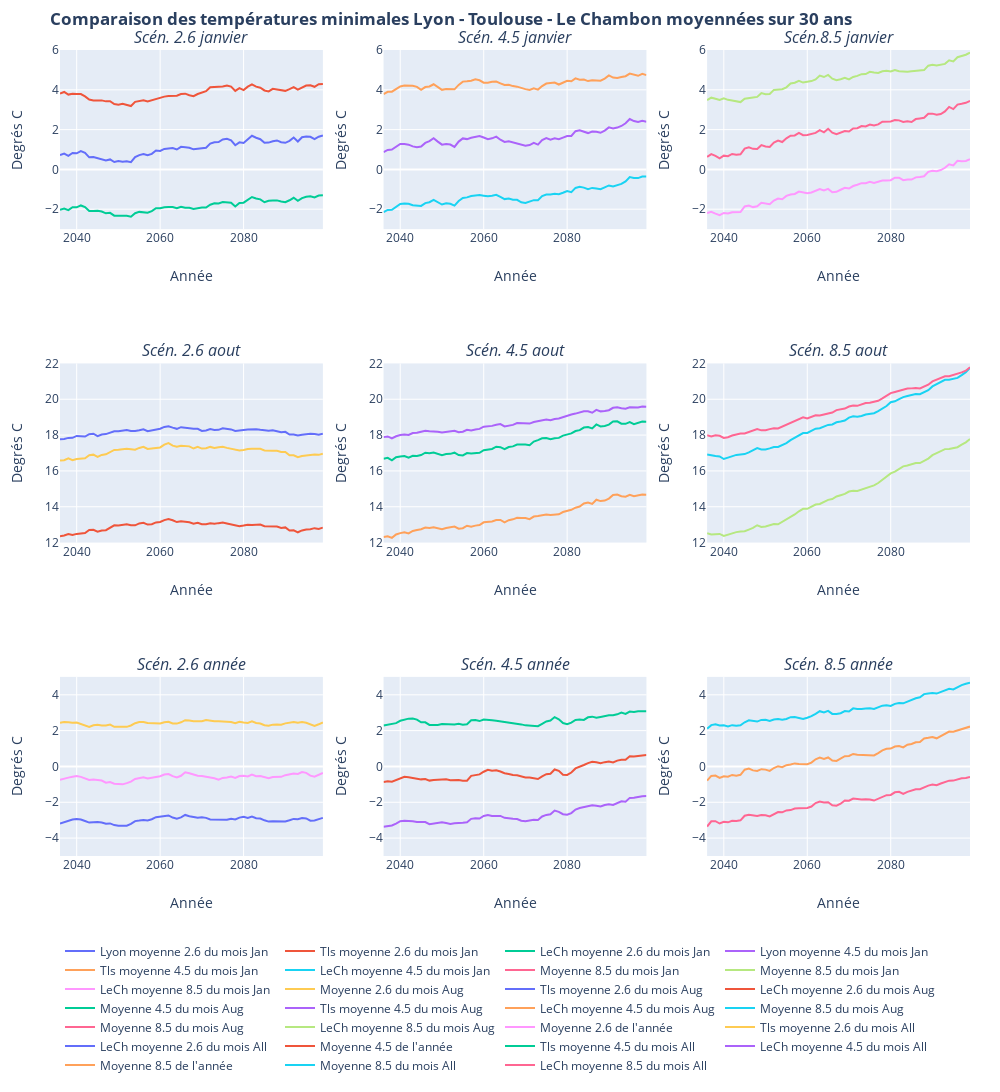

The cell this chart's notebook holds for it:
### Code cell
q = 0
traceL26_0 = go.Scatter(
    x = Lyon_year[firstPlotYear:lastPlotYear],
    y = moymAreaInterval_Lyon_26[q,:],
    name ='Lyon moyenne 2.6 du mois %s'%Lyon_month[calcMonth[q]]
)
traceT26_0 = go.Scatter(
    x = Tlse_year[firstPlotYear:lastPlotYear],
    y = moymAreaInterval_Tlse_26[q,:],
    name ='Tls moyenne 2.6 du mois %s'%Tlse_month[calcMonth[q]]
)
traceC26_0 = go.Scatter(
    x = LeCh_year[firstPlotYear:lastPlotYear],
    y = moymAreaInterval_LeCh_26[q,:],
    name ='LeCh moyenne 2.6 du mois %s'%LeCh_month[calcMonth[q]]
)


traceL45_0 = go.Scatter(
    x = Lyon_year[firstPlotYear:lastPlotYear],
    y = moymAreaInterval_Lyon_45[q,:],
    name ='Lyon moyenne 4.5 du mois %s'%Lyon_month[calcMonth[q]]
)
traceT45_0 = go.Scatter(
    x = Tlse_year[firstPlotYear:lastPlotYear],
    y = moymAreaInterval_Tlse_45[q,:],
    name ='Tls moyenne 4.5 du mois %s'%Tlse_month[calcMonth[q]]
)
traceC45_0 = go.Scatter(
    x = LeCh_year[firstPlotYear:lastPlotYear],
    y = moymAreaInterval_LeCh_45[q,:],
    name ='LeCh moyenne 4.5 du mois %s'%LeCh_month[calcMonth[q]]
)


traceL85_0 = go.Scatter(
    x = Lyon_year[firstPlotYear:lastPlotYear],
    y = moymAreaInterval_Lyon_85[q,:],
    name ='Moyenne 8.5 du mois %s'%Lyon_month[calcMonth[q]]
)
traceT85_0 = go.Scatter(
    x = Tlse_year[firstPlotYear:lastPlotYear],
    y = moymAreaInterval_Tlse_85[q,:],
    name ='Moyenne 8.5 du mois %s'%Tlse_month[calcMonth[q]]
)
traceC85_0 = go.Scatter(
    x = Tlse_year[firstPlotYear:lastPlotYear],
    y = moymAreaInterval_LeCh_85[q,:],
    name ='LeCh moyenne 8.5 du mois %s'%LeCh_month[calcMonth[q]]
)


q = 1
traceL26_1 = go.Scatter(
    x = Lyon_year[firstPlotYear:lastPlotYear],
    y = moymAreaInterval_Lyon_26[q,:],
    name ='Moyenne 2.6 du mois %s'%Lyon_month[calcMonth[q]]
)
traceT26_1 = go.Scatter(
    x = Tlse_year[firstPlotYear:lastPlotYear],
    y = moymAreaInterval_Tlse_26[q,:],
    name ='Tls moyenne 2.6 du mois %s'%Tlse_month[calcMonth[q]]
)
traceC26_1 = go.Scatter(
    x = LeCh_year[firstPlotYear:lastPlotYear],
    y = moymAreaInterval_LeCh_26[q,:],
    name ='LeCh moyenne 2.6 du mois %s'%LeCh_month[calcMonth[q]]
)

traceL45_1 = go.Scatter(
    x = Lyon_year[firstPlotYear:lastPlotYear],
    y = moymAreaInterval_Lyon_45[q,:],
    name ='Moyenne 4.5 du mois %s'%Lyon_month[calcMonth[q]]
)
traceT45_1 = go.Scatter(
    x = Tlse_year[firstPlotYear:lastPlotYear],
    y = moymAreaInterval_Tlse_45[q,:],
    name ='Tls moyenne 4.5 du mois %s'%Tlse_month[calcMonth[q]]
)
traceC45_1 = go.Scatter(
    x = LeCh_year[firstPlotYear:lastPlotYear],
    y = moymAreaInterval_LeCh_45[q,:],
    name ='LeCh moyenne 4.5 du mois %s'%LeCh_month[calcMonth[q]]
)

traceL85_1 = go.Scatter(
    x = Lyon_year[firstPlotYear:lastPlotYear],
    y = moymAreaInterval_Lyon_85[q,:],
    name ='Moyenne 8.5 du mois %s'%Lyon_month[calcMonth[q]]
)
traceT85_1 = go.Scatter(
    x = Tlse_year[firstPlotYear:lastPlotYear],
    y = moymAreaInterval_Tlse_85[q,:],
    name ='Moyenne 8.5 du mois %s'%Tlse_month[calcMonth[q]]
)
traceC85_1 = go.Scatter(
    x = Tlse_year[firstPlotYear:lastPlotYear],
    y = moymAreaInterval_LeCh_85[q,:],
    name ='LeCh moyenne 8.5 du mois %s'%LeCh_month[calcMonth[q]]
)

q = 2
traceL26_2 = go.Scatter(
    x = Lyon_year[firstPlotYear:lastPlotYear],
    y = moymAreaInterval_Lyon_26[q,:],
    name ="Moyenne 2.6 de l'année"
)
traceT26_2 = go.Scatter(
    x = Tlse_year[firstPlotYear:lastPlotYear],
    y = moymAreaInterval_Tlse_26[q,:],
    name ='Tls moyenne 2.6 du mois %s'%Tlse_month[calcMonth[q]]
)
traceC26_2 = go.Scatter(
    x = LeCh_year[firstPlotYear:lastPlotYear],
    y = moymAreaInterval_LeCh_26[q,:],
    name ='LeCh moyenne 2.6 du mois %s'%LeCh_month[calcMonth[q]]
)

traceL45_2 = go.Scatter(
    x = Lyon_year[firstPlotYear:lastPlotYear],
    y = moymAreaInterval_Lyon_45[q,:],
    name ="Moyenne 4.5 de l'année"
)
traceT45_2 = go.Scatter(
    x = Tlse_year[firstPlotYear:lastPlotYear],
    y = moymAreaInterval_Tlse_45[q,:],
    name ='Tls moyenne 4.5 du mois %s'%Tlse_month[calcMonth[q]]
)
traceC45_2 = go.Scatter(
    x = LeCh_year[firstPlotYear:lastPlotYear],
    y = moymAreaInterval_LeCh_45[q,:],
    name ='LeCh moyenne 4.5 du mois %s'%LeCh_month[calcMonth[q]]
)

traceL85_2 = go.Scatter(
    x = Lyon_year[firstPlotYear:lastPlotYear],
    y = moymAreaInterval_Lyon_85[q,:],
    name ="Moyenne 8.5 de l'année"
)
traceT85_2 = go.Scatter(
    x = Tlse_year[firstPlotYear:lastPlotYear],
    y = moymAreaInterval_Tlse_85[q,:],
    name ='Moyenne 8.5 du mois %s'%Tlse_month[calcMonth[q]]
)
traceC85_2 = go.Scatter(
    x = Tlse_year[firstPlotYear:lastPlotYear],
    y = moymAreaInterval_LeCh_85[q,:],
    name ='LeCh moyenne 8.5 du mois %s'%LeCh_month[calcMonth[q]]
)

fig = subplots.make_subplots(rows=3, 
                          cols=3, 
                          subplot_titles=("<i>Scén. 2.6 janvier</i>","<i>Scén. 4.5 janvier</i>","<i>Scén.8.5 janvier</i>",
                                         "<i>Scén. 2.6 aout</i>","<i>Scén. 4.5 aout</i>","<i>Scén. 8.5 aout</i>",
                                        "<i>Scén. 2.6 année</i>","<i>Scén. 4.5 année</i>","<i>Scén. 8.5 année</i>", ))

fig.append_trace(traceL26_0, 1, 1)
fig.append_trace(traceT26_0, 1, 1)
fig.append_trace(traceC26_0, 1, 1)
fig.append_trace(traceL45_0, 1, 2)
fig.append_trace(traceT45_0, 1, 2)
fig.append_trace(traceC45_0, 1, 2)
fig.append_trace(traceL85_0, 1, 3)
fig.append_trace(traceT85_0, 1, 3)
fig.append_trace(traceC85_0, 1, 3)
fig.append_trace(traceL26_1, 2, 1)
fig.append_trace(traceT26_1, 2, 1)
fig.append_trace(traceC26_1, 2, 1)
fig.append_trace(traceL45_1, 2, 2)
fig.append_trace(traceT45_1, 2, 2)
fig.append_trace(traceC45_1, 2, 2)
fig.append_trace(traceL85_1, 2, 3)
fig.append_trace(traceT85_1, 2, 3)
fig.append_trace(traceC85_1, 2, 3)
fig.append_trace(traceL26_2, 3, 1)
fig.append_trace(traceT26_2, 3, 1)
fig.append_trace(traceC26_2, 3, 1)
fig.append_trace(traceL45_2, 3, 2)
fig.append_trace(traceT45_2, 3, 2)
fig.append_trace(traceC45_2, 3, 2)
fig.append_trace(traceL85_2, 3, 3)
fig.append_trace(traceT85_2, 3, 3)
fig.append_trace(traceC85_2, 3, 3)

fig.update_xaxes(title_text="Année", row=1, col=1)
fig.update_xaxes(title_text="Année", row=1, col=2)
fig.update_xaxes(title_text="Année", row=1, col=3)
fig.update_xaxes(title_text="Année", row=2, col=1)
fig.update_xaxes(title_text="Année", row=2, col=2)
fig.update_xaxes(title_text="Année", row=2, col=3)
fig.update_xaxes(title_text="Année", row=3, col=1)
fig.update_xaxes(title_text="Année", row=3, col=2)
fig.update_xaxes(title_text="Année", row=3, col=3)

fig.update_yaxes(title_text="Degrés C", range=[-3, 6], row=1, col=1)
fig.update_yaxes(title_text="Degrés C", range=[-3, 6], row=1, col=2)
fig.update_yaxes(title_text="Degrés C", range=[-3, 6], row=1, col=3)
fig.update_yaxes(title_text="Degrés C", range=[12, 22], row=2, col=1)
fig.update_yaxes(title_text="Degrés C", range=[12, 22], row=2, col=2)
fig.update_yaxes(title_text="Degrés C", range=[12, 22], row=2, col=3)
fig.update_yaxes(title_text="Degrés C", range=[-5, 5], row=3, col=1)
fig.update_yaxes(title_text="Degrés C", range=[-5, 5], row=3, col=2)
fig.update_yaxes(title_text="Degrés C", range=[-5, 5], row=3, col=3)

fig['layout']['margin'] = {'l': 60, 'r': 30, 'b': 50, 't': 50}
fig['layout'].update(autosize = False, height=1200, width=1000, title='<b>Comparaison des températures minimales Lyon - Toulouse - Le Chambon moyennées sur 30 ans<b>')

fig.update_layout(legend_orientation="h")

py.iplot(fig, filename='basic-line')
